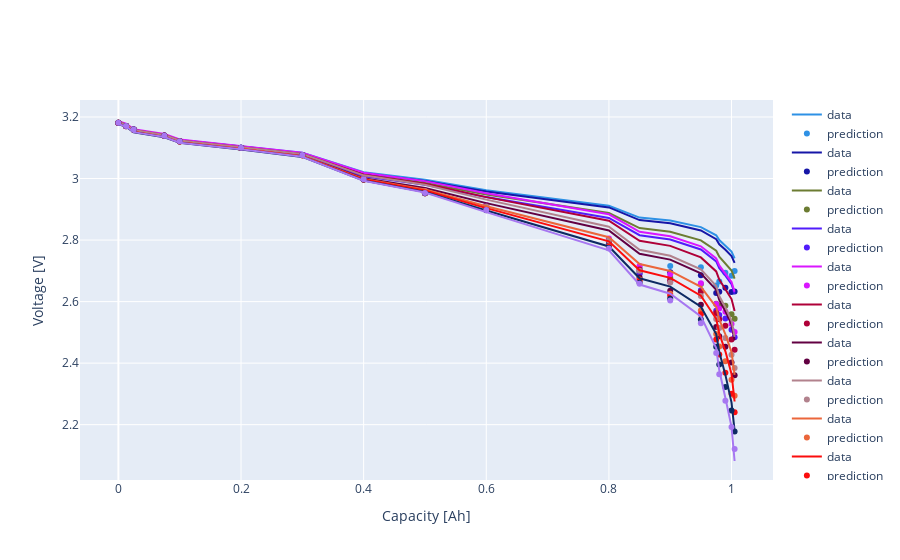

Notebook source saved alongside this figure:
### Code cell
fig = go.Figure()
for i in range(0, len(X_test), batch_size):
    V_actual = y_test[i:i+batch_size]
    V_pred = model.predict(X_test[i:i+batch_size]).flatten()
    fig.add_trace(go.Scatter(x = Q_eval, y = V_actual*(3.5-1.9)+1.9, 
                             mode='lines', name = 'data', 
                             line_color = pallete[i]))
    fig.add_trace(go.Scatter(x = Q_eval, y = V_pred*(3.5-1.9)+1.9,
                             mode='markers', name = 'prediction', 
                             line_color = pallete[i]))
fig.update_yaxes(title="Voltage [V]")
fig.update_xaxes(title="Capacity [Ah]")
